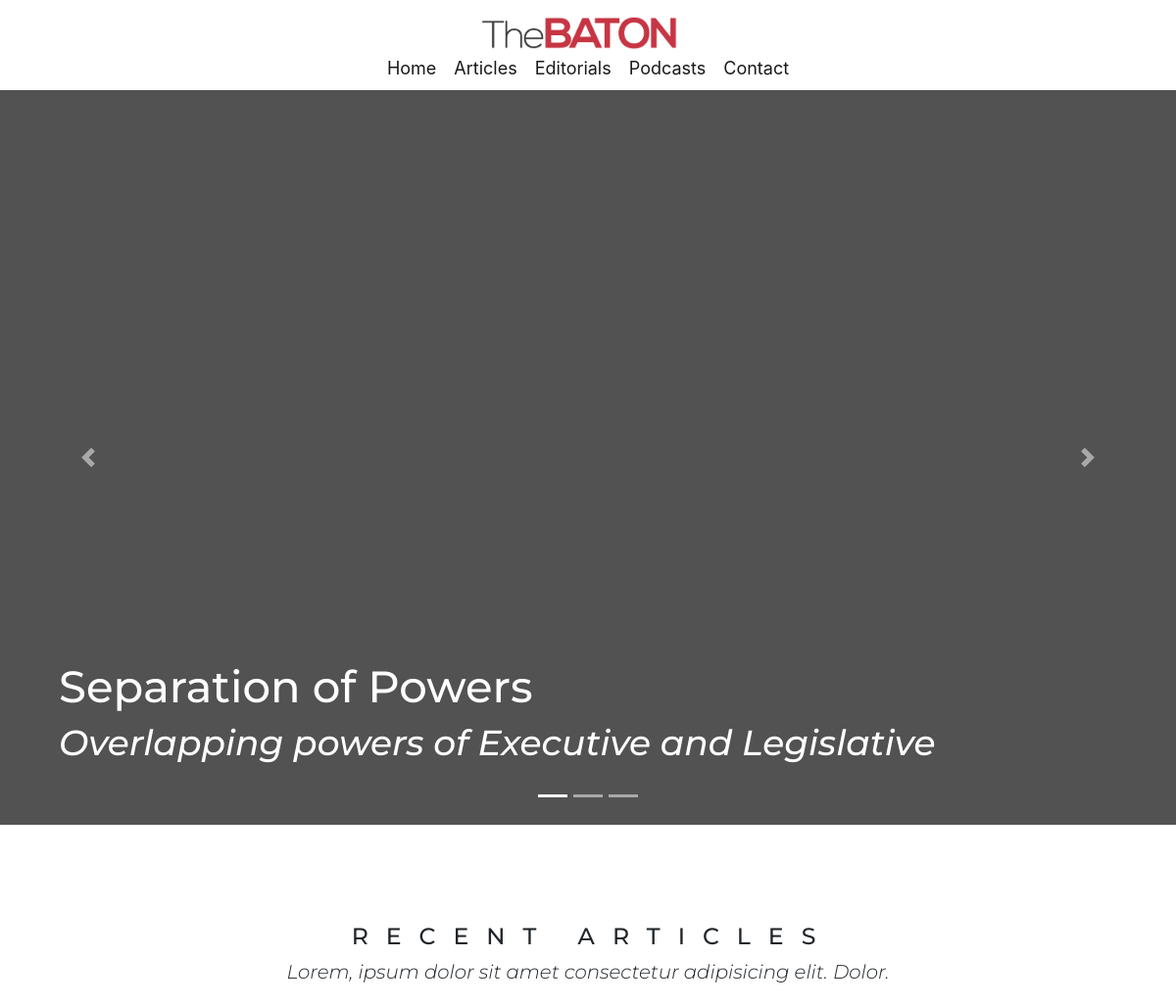
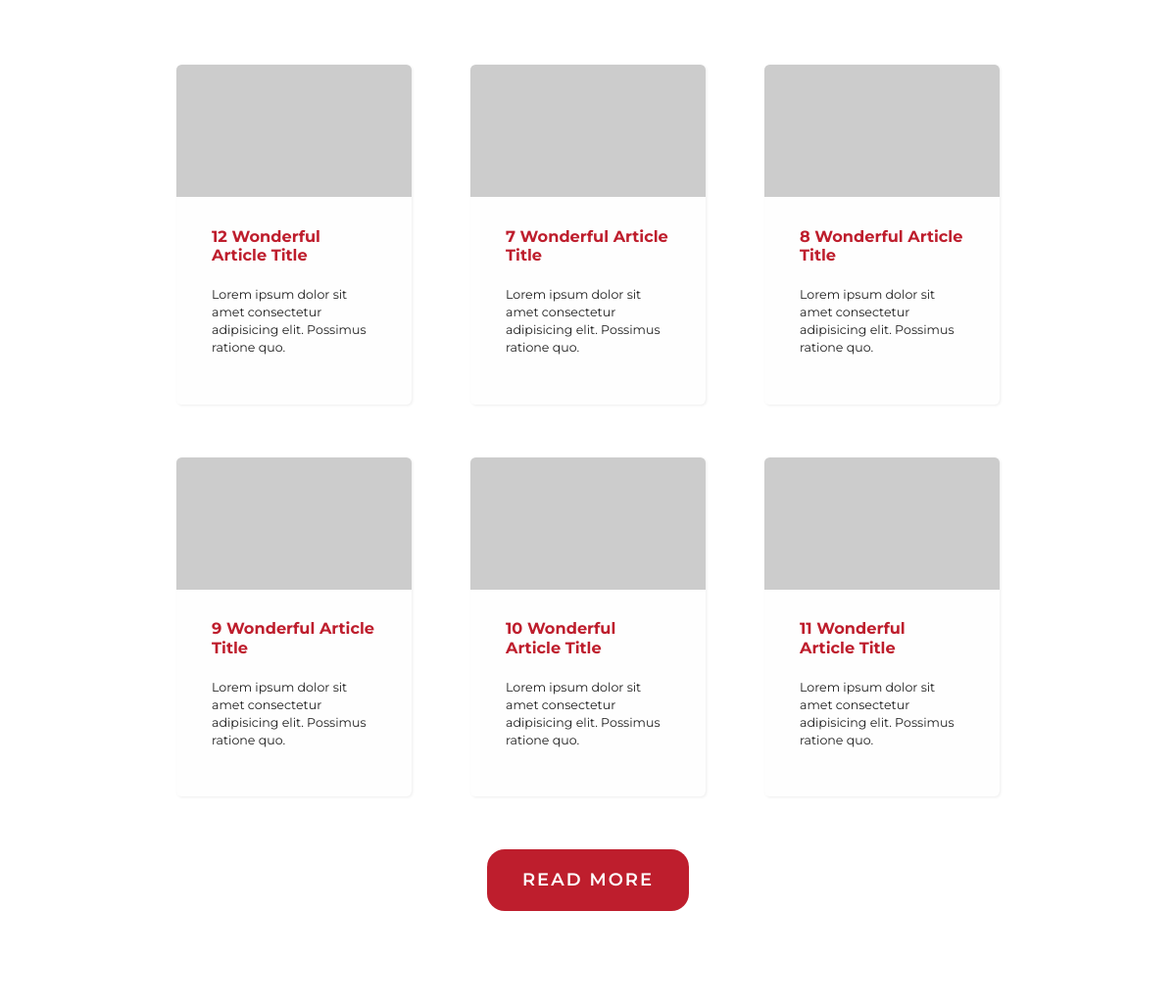
The page /index (upper part) on the database as committed earlier (2 pictures, top to bottom).
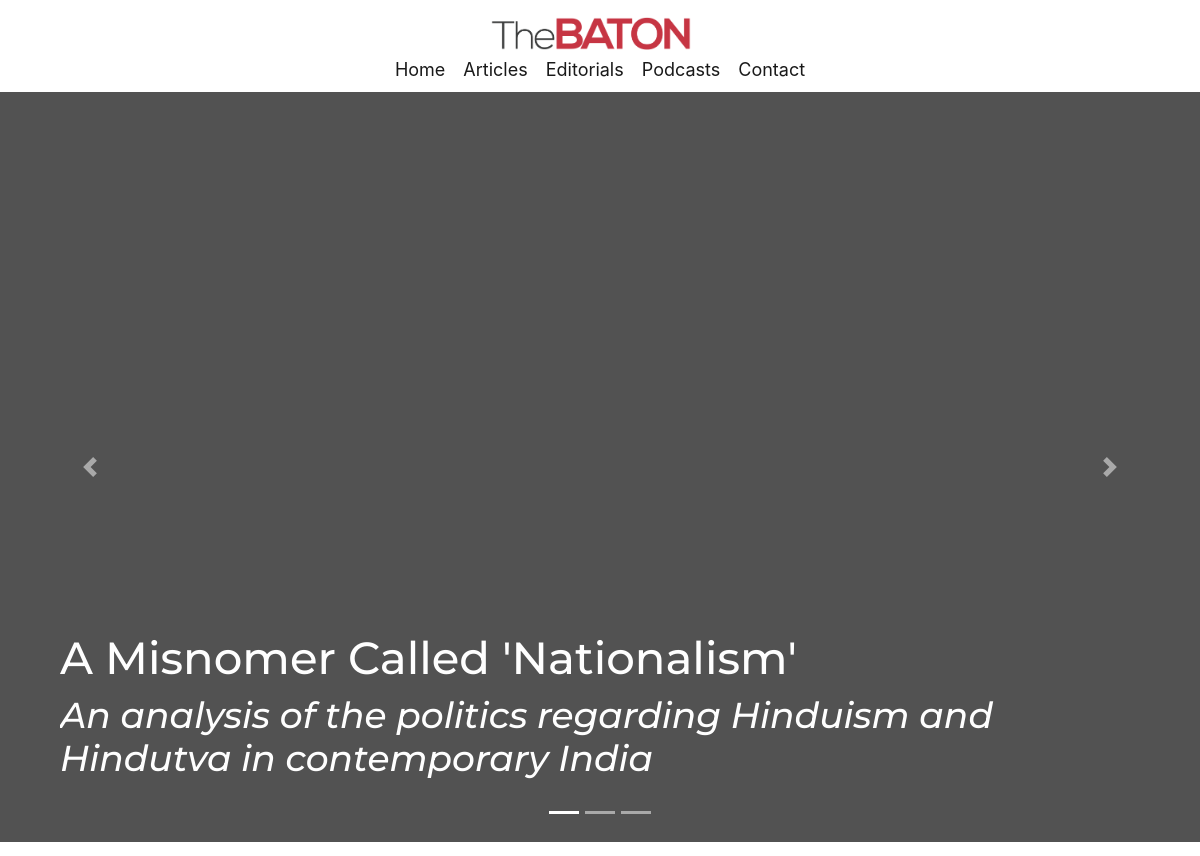
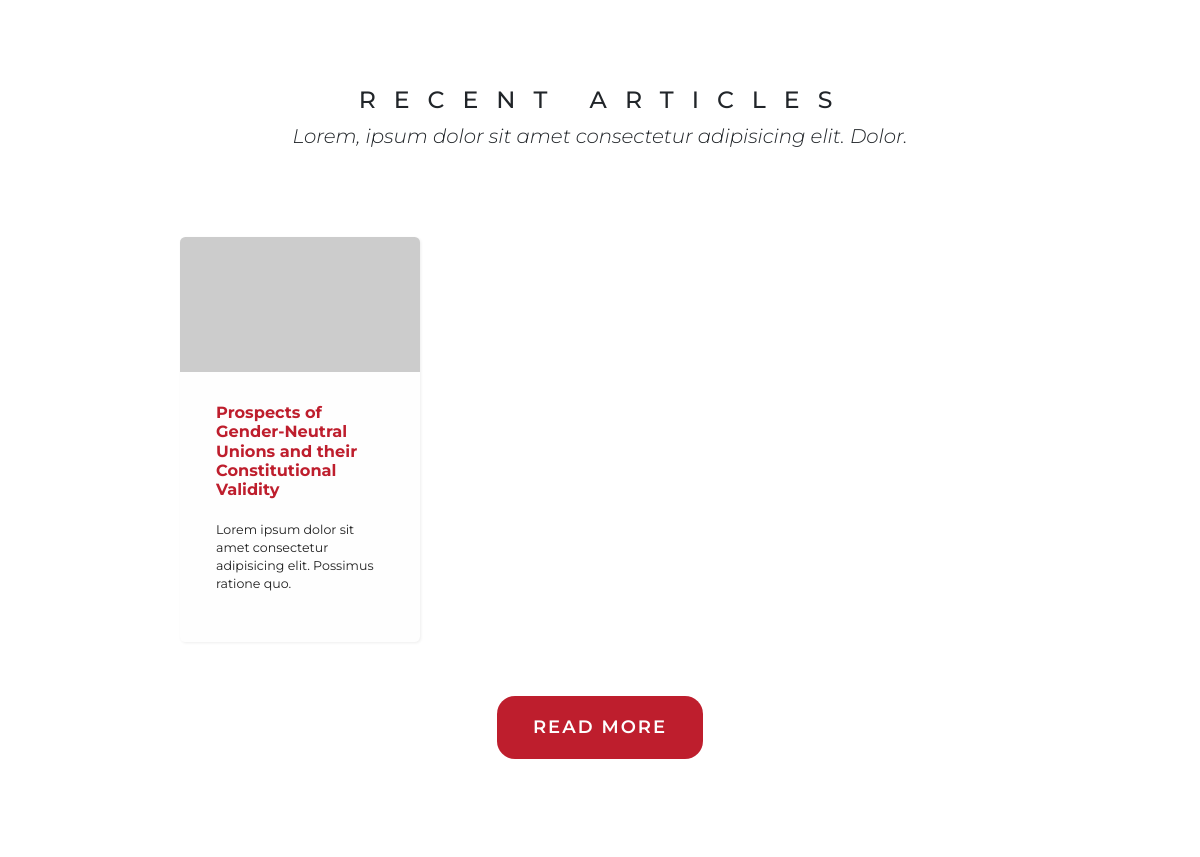
The same page on the database as committed later (2 pictures, top to bottom).
### src/models/EditorialModel.py (models this page shows, shortened)
class Editorial(db.Model):
    id = db.Column(db.Integer, primary_key=True)
    public_id = db.Column(db.String, unique=True, nullable=False)
    cover_image = db.Column(db.String, default='static/images/default_cover.jpg')
    title = db.Column(db.String, nullable=False)
    sub_title = db.Column(db.String)
    cta_title = db.Column(db.String, default= "Potatorem ipsum dolor sit amet consectetur adipisicing elit. Possimus ratione quo.")
    date_posted = db.Column(db.DateTime, nullable=False, default=datetime.utcnow)
    date_modified = db.Column(db.DateTime, nullable=False, default=datetime.utcnow)
    keywords = db.Column(db.String)
    toc = db.Column(db.String)
    content = db.Column(db.String, nullable=False)
    user_id = db.Column(db.Integer, db.ForeignKey('user.id')) #foreign key is user.id in main

### src/models/BlogpostModel.py (models this page shows, shortened)
class Blogpost(db.Model):
    id = db.Column(db.Integer, primary_key=True)
    public_id = db.Column(db.String, unique=True, nullable=False)
    cover_image = db.Column(db.String, default='static/images/default_cover.jpg')
    title = db.Column(db.String, nullable=False)
    date_posted = db.Column(db.DateTime, nullable=False, default=datetime.utcnow)
    date_modified = db.Column(db.DateTime, nullable=False, default=datetime.utcnow)
    content = db.Column(db.Text, nullable=False)
    user_id = db.Column(db.Integer, db.ForeignKey('user.id'))

### src/views/UserView.py (the view)
@user_api.route("/")
@user_api.route("/index")
def index():
    featured_editorials = Editorial.query.order_by(desc('date_modified')).limit(3)
    recent_articles = Blogpost.query.order_by(desc('date_modified')).limit(6)
    return render_template('index.html', recent_articles=recent_articles, featured_editorials = featured_editorials)

### src/views/UserView.py (called while the page is built)
@user_api.after_request
def refresh_expiring_jwts(response):
    try:
        exp_timestamp = get_jwt()["exp"]
        now = datetime.now(timezone.utc)
        target_timestamp = datetime.timestamp(now + timedelta(minutes=30))
        if target_timestamp > exp_timestamp:
            access_token = create_access_token(identity=get_jwt_identity())
            set_access_cookies(response, access_token)
        return response
    except (RuntimeError, KeyError):
        return response

@user_api.context_processor
def handle_context():
    return dict(req_args = request.args, int = int, len = len, datetime=datetime, str = str)

### src/templates/index.html (shortened to what this page needs)
{% extends "base.html" %}
{% block title %}
<link rel="stylesheet" href="static/css/index.css">
<link rel="stylesheet" href="https://cdnjs.cloudflare.com/ajax/libs/Swiper/3.3.1/css/swiper.min.css">
{% endblock %}
{% block content %}
<div class="carousel slide" data-ride="carousel" id="carousel-1">
  <div class="carousel-inner">
        <div class="carousel-item active"><a href="/editorials/{{ featured_editorials[0].public_id }}">
            <img class="w-100 d-block" src="https://picsum.photos/1440/900" alt="Slide Image">
                <div class="overlay-text-container">
                    <h1>{{ featured_editorials[0].title }}</h1>
                    <em>
                        <h2>{{ featured_editorials[0].sub_title }}</h2>
                    </em>
                </div>
        </a>
        </div>
      </div>
  <div>
      <a class="carousel-control-prev" href="#carousel-1" role="button" data-slide="prev"><span class="carousel-control-prev-icon"></span><span class="sr-only">Previous</span></a>
      <a class="carousel-control-next" href="#carousel-1" role="button" data-slide="next"><span class="carousel-control-next-icon"></span><span class="sr-only">Next</span></a>
  </div>
  <ol class="carousel-indicators">
      <li data-target="#carousel-1" data-slide-to="0" class="active"></li>
      <li data-target="#carousel-1" data-slide-to="1"></li>
      <li data-target="#carousel-1" data-slide-to="2"></li>
  </ol>
</div>
<header class="recart">
    <section class="recart-text">
        <h1>RECENT ARTICLES</h1>
        <h2>Lorem, ipsum dolor sit amet consectetur adipisicing elit. Dolor.</h2>
    </section>
    <section class="recart-grid">
        {% for article in recent_articles %}
        <article class="recart-element">
            <a href="/articles/{{ article.public_id }}">
            <img src="https://picsum.photos/400/225" alt="article thumbnail">
            <div class="container">
                <h3>{{ article.title }}</h3>
                <p>Lorem ipsum dolor sit amet consectetur adipisicing elit. Possimus ratione quo.</p>
            </div>
            </a>
        </article>
        {% endfor %}
    </section>
    <section class="recart-btn">
        <button><a href="/articles"> READ MORE</a></button>
    </section>
</header>
{% endblock %}

Rows that differ between the two databases and show on the page:
no longer on this page (row edited): Editorial: title "Separation of Powers", sub_title "Overlapping powers of Executive and Legislative"
removed Blogpost: title "12 Wonderful Article Title"
removed Blogpost: title "7 Wonderful Article Title"
removed Blogpost: title "8 Wonderful Article Title"
removed Blogpost: title "9 Wonderful Article Title"
removed Blogpost: title "10 Wonderful Article Title"
removed Blogpost: title "11 Wonderful Article Title"
now on this page (row edited): Editorial: title "A Misnomer Called 'Nationalism'", sub_title "An analysis of the politics regarding Hinduism and Hindutva in contemporary India"
now on this page (row edited): Blogpost: title "Prospects of Gender-Neutral Unions and their Constitutional Validity"
